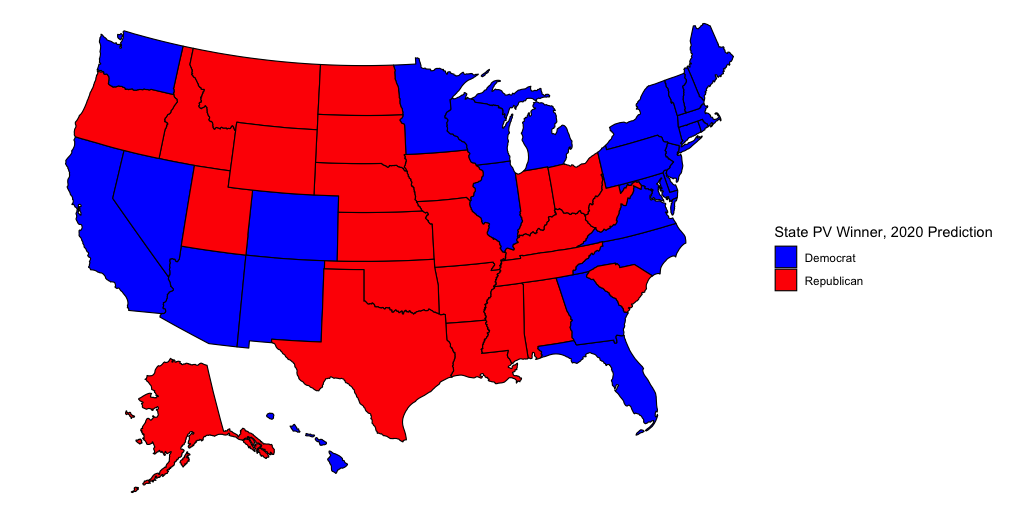

Source code (R):
library(tidyverse)
library(ggplot2)
library(usmap)


#####------------------------------------------------------#
##### Read and merge data ####
#####------------------------------------------------------#

# Load in data
pvstate_df    <- read_csv("popvote_bystate_1948-2016.csv")
economy_df    <- read_csv("econ.csv")
pollstate_df  <- read_csv("pollavg_bystate_1968-2016.csv")
vep_df <- read_csv("vep_1980-2016.csv")
demographics <- read_csv("demographic_1990-2018.csv") %>%
  rename(total_pop=total) %>%
  group_by(state) %>% 
  mutate(chg_Female = ifelse(year != 1992, Female - lag(Female, n=4), Female - lag(Female, n=2)),
         chg_Black = ifelse(year != 1992, Black - lag(Black, n=4), Black - lag(Black, n=2)),
         chg_Asian = ifelse(year != 1992, Asian - lag(Asian, n=4), Asian - lag(Asian, n=2)),
         chg_Hispanic = ifelse(year != 1992, Hispanic - lag(Hispanic, n=4), Hispanic - lag(Hispanic, n=2)),
         chg_White = ifelse(year != 1992, White - lag(White, n=4), White - lag(White, n=2)),
         chg_Indigenous = ifelse(year != 1992, Indigenous - lag(Indigenous, n=4), Indigenous - lag(Indigenous, n=2)),
         chg_20 = ifelse(year != 1992, age20 - lag(age20, n=4), age20 - lag(age20, n=2)),
         chg_3045 = ifelse(year != 1992, age3045 - lag(age3045, n=4), age3045 - lag(age3045, n=2)),
         chg_65 = ifelse(year != 1992, age65 - lag(age65, n=4), age65 - lag(age65, n=2))
         ) %>%
  ungroup()

# Change names for states in demographic database
demographics$state <- state.name[match(demographics$state, state.abb)]

demographics$state <- replace_na(demographics$state, "District of Columbia") 

# Create a merged dataset
poll_pvstate_df <- pvstate_df %>%
  inner_join(
    pollstate_df %>% 
      filter(weeks_left > 5, weeks_left < 24) %>%
      group_by(year, party, state) %>%
      summarize(avg_poll = mean(avg_poll))
  ) %>%
  left_join(vep_df) %>%
  left_join(demographics, by = c("state", "year")) %>%
  filter(year > 1989) %>%
  mutate(region = ifelse(
    state %in% c("Alabama", "Mississippi", "Tennessee", "Arkansas", "Louisiana", "Oklahoma", "Kentucky", "West Virginia"), "Core_South",
    ifelse(state %in% c("Florida", "Georgia", "Texas", "North Carolina", "South Carolina", "Arizona", "New Mexico", "Nevada"), "Sun_Belt",
    ifelse(state %in% c("Virginia", "Maryland", "Delaware", "New Jersey", "New York", "Connecticut", "Rhode Island", "Vermont", "Maine", "District of Columbia", "Massachusetts"), "North_East",
    ifelse(state %in% c("New Hampshire", "Pennsylvania", "Ohio", "Michigan", "Wisconsin", "Minnesota", "Iowa"), "Midwest_Swing",
    ifelse(state %in% c("Indiana", "Kansas", "Nebraska", "South Dakota", "North Dakota", "Illinois", "Missouri"), "Midwest_Stable",
    ifelse(state %in% c("Colorado","Montana", "Idaho", "Wyoming", "Alaska", "Utah"), "Rocky_Mountain",
    ifelse(state %in% c("Hawaii", "Washington", "Oregon", "California"), "West_Coast", "error"
    )))))))
  )

# I put New Hampshire with the Midwestern swing states because it seemed like a
# better fit than putting it with the Northeastern states

#####------------------------------------------------------#
##### Create dataframes and lists for later use ####
#####------------------------------------------------------#

# Create empty lists/data.frames to store output
state_forecast <- list()
VEP <- list()

# Load in 2020 polls
polls_2020 <- read.csv("polls_2020.csv") %>%
  filter(answer %in% c("Biden", "Trump")) %>% 
  filter(!grepl("19$", start_date)) %>% 
  mutate(start_date = as.Date(start_date, "%m/%d/%y")) %>% 
  filter(start_date >= as.Date.character("2020-04-01")) %>% 
  group_by(answer, state) %>% 
  summarise(avg_poll = mean(pct)) %>%
  ungroup()

# Load in 2016 polls
polls_2016 <- read.csv("polls_2016.csv") %>%
  filter(!grepl("15$", startdate)) %>% 
  mutate(startdate = as.Date(startdate, "%m/%d/%Y")) %>% 
  filter(startdate >= as.Date.character("2016-06-01")) %>% 
  filter(startdate < as.Date.character("2016-09-20")) %>%
  group_by(state) %>% 
  summarise(rawpoll_clinton = mean(rawpoll_clinton), rawpoll_trump = mean(rawpoll_trump))

# Remove special districts and states that cause issues in the model
states <- polls_2020 %>% 
  filter(!state %in% c("", "Nebraska CD-1", "Nebraska CD-2", "Maine CD-1", "Maine CD-2")) 
state_list <- unique(states$state)


#####------------------------------------------------------#
##### Adding in missing polling data ####
#####------------------------------------------------------#

# Create a place to store results
missing <- list()

# Gather names of states with no late-stage 2020 polling data
missing_states <- c("District of Columbia", "Wyoming", "North Dakota", "South Dakota", "Nebraska", "Illinois", "West Virginia", "Rhode Island")

# Create df of Biden polls
polls_d_2020 <- polls_2020 %>%
  filter(answer == "Biden", !state %in% c("", "Maine CD-1", "Maine CD-2", "Nebraska CD-1", "Nebraska CD-2")) 

# Create df of Trump polls
polls_r_2020 <- polls_2020 %>%
  filter(answer == "Trump", !state %in% c("", "Maine CD-1", "Maine CD-2", "Nebraska CD-1", "Nebraska CD-2"))

for(s in missing_states){
  
  # Create dataframe of past Democratic polls
  s_avg_d <- poll_pvstate_df %>%
    filter(state == s, party == "democrat") %>% 
    select(year, s_poll_d = avg_poll, party) 
  
  # Create dataframe of past Republican polls
  s_avg_r <- poll_pvstate_df %>%
    filter(state == s, party == "republican") %>% 
    select(year, s_poll_r = avg_poll, party) 
  
  # Remove Democratic results for states with no 2020 polling data
  poll_missing_d <- poll_pvstate_df %>%
    left_join(s_avg_d, by = c("year", "party"), copy=TRUE) %>%
    filter(state != s, party == "democrat") %>%
    filter(state %in% state_list)
  
  # Remove Republican results for states with no 2020 polling data 
  poll_missing_r <- poll_pvstate_df %>%
    left_join(s_avg_r, by = c("year", "party"), copy=TRUE) %>%
    filter(state != s, party == "republican") %>%
    filter(state %in% state_list) 
  
  # Create model to predict how Biden would poll in missing states
  d_poll <- glm(cbind(s_poll_d, 100-s_poll_d) ~ avg_poll*state, 
                poll_missing_d, family = binomial) 
  
  # Create model to predict how Trump would poll in missing states
  r_poll <- glm(cbind(s_poll_r, 100-s_poll_r) ~ avg_poll*state, 
                poll_missing_r, family = binomial) 
  
  # Predict polling data for missing states
  missing[[s]]$Rvote <- predict(r_poll, newdata=data.frame(avg_poll = polls_r_2020$avg_poll, state=polls_r_2020$state), se=T, type="response")
  missing[[s]]$Dvote <- predict(d_poll, newdata=data.frame(avg_poll = polls_d_2020$avg_poll, state=polls_d_2020$state), se=T, type="response")
  
  # Take average of results
  missing[[s]]$Rpoll <- sum(missing[[s]][["Rvote"]][["fit"]])/40
  missing[[s]]$Dpoll <- sum(missing[[s]][["Dvote"]][["fit"]])/40
  
  # Add polling values to polls_2020 df
  polls_2020 <- polls_2020 %>%
    add_row(answer="Biden", state=s, avg_poll = missing[[s]]$Dpoll) %>%
    add_row(answer="Trump", state=s, avg_poll = missing[[s]]$Rpoll)
}

# Prep data for inputting
states <- polls_2020 %>% 
  filter(!state %in% c("", "Nebraska CD-1", "Nebraska CD-2", "Maine CD-1", "Maine CD-2")) 
state_list <- unique(states$state)
state_means <- as.data.frame(state_list) %>%
  add_column(r_vote = NA, d_vote = NA)

#####------------------------------------------------------#
##### Create training data ####
#####------------------------------------------------------#

# Choose year to leave out
leaveout_yr <-2000

# Create Democratic training data
dem_train <- poll_pvstate_df %>%
  filter(party=="democrat") %>%
  filter(year != leaveout_yr)

# Create Democratic test data
dem_test <- poll_pvstate_df %>%
  filter(party=="democrat") %>%
  anti_join(dem_train, by = c("state", "year"))

# Create Republican trainiing data
rep_train <- poll_pvstate_df %>%
  filter(party=="republican") %>%
  filter(year != leaveout_yr)

# Create Republican test data
rep_test <- poll_pvstate_df %>%
  filter(party=="republican") %>%
  anti_join(dem_train, by = c("state", "year"))

#####------------------------------------------------------#
##### Model 1: Demographics ####
#####------------------------------------------------------#

# Create predictive model for Biden
big_model_d <- glm(cbind(D, VEP-D) ~ avg_poll + avg_poll*state + Black + Hispanic + Indigenous + Asian + age3045 + age20 + age65 + chg_3045*region + chg_Hispanic*region + chg_65*region + chg_20*region + chg_Black*region + chg_Asian*region + chg_Indigenous*region, 
                                 dem_train, family = binomial) 

# Create predictive model for Trump
big_model_r <- glm(cbind(R, VEP-R) ~ avg_poll + avg_poll*state + Black + Hispanic + Indigenous + Asian + age3045 + age20 + age65 + chg_3045*region + chg_Hispanic*region + chg_65*region + chg_20*region + chg_Black*region + chg_Asian*region + chg_Indigenous*region, 
                   rep_train, family = binomial) 

# Generate standard error for Democratic candidates
std_error_dem <- coef(summary(big_model_d))[, "Std. Error"]

# Generate standard error for Republican candidates
std_error_rep <- coef(summary(big_model_r))[, "Std. Error"]

# Generate results for each state
for (s in state_list) {
  
  # Polling averages for Biden from given state
  biden_raw_vote <- polls_2020 %>%
    filter(state == s, answer == "Biden")
  
  # Polling averages for Trump from given state
  trump_raw_vote <- polls_2020 %>%
    filter(state == s, answer == "Trump")
  
  # Approximate 2020 demographics with 2018 stats
  demograph_2018 <- demographics %>%
    filter(year == "2018", state == `s`)
  
  # Get each state's name
  region_df <- poll_pvstate_df %>%
    filter(state == `s`)

  # Feed in latest polling data to predict Biden/Trump votes in given state
  state_forecast[[s]]$new_prob_Rvote <- predict(big_model_r, newdata = data.frame(avg_poll=trump_raw_vote[[3]], chg_Female=demograph_2018$chg_Female[[1]], Asian=demograph_2018$Asian[[1]], chg_Asian=demograph_2018$chg_Asian[[1]], chg_Black=demograph_2018$chg_Black[[1]], chg_Indigenous=demograph_2018$chg_Indigenous[[1]], Black=demograph_2018$Black[[1]],  chg_Hispanic=demograph_2018$chg_Hispanic[[1]], Hispanic=demograph_2018$Hispanic[[1]], chg_White=demograph_2018$chg_White[[1]], White=demograph_2018$White[[1]], Indigenous=demograph_2018$Indigenous[[1]], chg_65=demograph_2018$chg_65[[1]], state=region_df$state[[1]], region=region_df$region[[1]], Female=demograph_2018$Female[[1]], chg_3045=demograph_2018$chg_3045[[1]], chg_20=demograph_2018$chg_20[[1]], age3045=demograph_2018$age3045[[1]],age4565=demograph_2018$age4565[[1]],age65=demograph_2018$age65[[1]],age20=demograph_2018$age20[[1]], incumbent_party="R", incumbent_candidate="yes"), se=T, type="response")
  state_forecast[[s]]$new_prob_Dvote <- predict(big_model_d, newdata = data.frame(avg_poll=biden_raw_vote[[3]], chg_Female=demograph_2018$chg_Female[[1]], Asian=demograph_2018$Asian[[1]], chg_Asian=demograph_2018$chg_Asian[[1]], chg_Black=demograph_2018$chg_Black[[1]], chg_Indigenous=demograph_2018$chg_Indigenous[[1]], Black=demograph_2018$Black[[1]], chg_Hispanic=demograph_2018$chg_Hispanic[[1]], Hispanic=demograph_2018$Hispanic[[1]], chg_White=demograph_2018$chg_White[[1]], White=demograph_2018$White[[1]], Indigenous=demograph_2018$Indigenous[[1]], chg_65=demograph_2018$chg_65[[1]], state=region_df$state[[1]], region=region_df$region[[1]], Female=demograph_2018$Female[[1]], chg_3045=demograph_2018$chg_3045[[1]], chg_20=demograph_2018$chg_20[[1]], age3045=demograph_2018$age3045[[1]],age4565=demograph_2018$age4565[[1]],age65=demograph_2018$age65[[1]],age20=demograph_2018$age20[[1]], incumbent_party="R", incumbent_candidate="yes"), se=T, type="response")

  # Get Voting eligible population for given state
  VEP[[s]] <- as.integer(vep_df$VEP[vep_df$state == s & vep_df$year == 2016])
  
  # Generate standard error for each state
  error_r <- ifelse(s != "Alabama", std_error_rep[[2]] + std_error_rep[[paste0("avg_poll:state",s)]], std_error_rep[[2]])
  error_d <- ifelse(s != "Alabama", std_error_dem[[2]] + std_error_dem[[paste0("avg_poll:state",s)]], std_error_dem[[2]])
  
  # Generate 10000 simulations
  state_forecast[[s]]$new_sim_Rvotes <- rbinom(n = 10000, size = VEP[[s]], prob = rnorm(10000, mean=state_forecast[[s]]$new_prob_Rvote[[1]], sd=error_r))
  state_forecast[[s]]$new_sim_Dvotes <- rbinom(n = 10000, size = VEP[[s]], prob = rnorm(10000, mean=state_forecast[[s]]$new_prob_Dvote[[1]], sd=error_d))
  
  # Generate candidate mean vote share
  state_means[`s` == state_list, "r_vote"] <- mean(state_forecast[[s]]$new_sim_Rvotes, na.rm=TRUE)
  state_means[`s` == state_list, "d_vote"] <- mean(state_forecast[[s]]$new_sim_Dvotes, na.rm=TRUE)
  state_means[`s` == state_list, "r_sd"] <- sd(state_forecast[[s]]$new_sim_Rvotes, na.rm=TRUE)
  state_means[`s` == state_list, "d_sd"] <- sd(state_forecast[[s]]$new_sim_Dvotes, na.rm=TRUE)
}

# Record winner of each state
state_means <- state_means %>%
  mutate(margin = (r_vote - d_vote)/(r_vote + d_vote)) %>%
  mutate("state" = state_list, "value" = margin) %>%
  mutate(value2 = ifelse(r_vote > d_vote,"Republican","Democrat"))

# Plot map of results
plot_usmap(data = state_means, regions = "states", values = "value2") +
  scale_fill_manual(values = c("blue", "red"), name = "State PV Winner, 2020 Prediction") +
  theme_void()

#####------------------------------------------------------#
##### Get national popular vote and confidence interval
#####------------------------------------------------------#

pop_vote <- state_means %>%
  summarize(r_vote=sum(r_vote), d_vote=sum(d_vote), r_sd=sum(r_sd), d_sd=sum(d_sd))

# Create Republican and Democratic variables
r <- pop_vote$r_vote
d <- pop_vote$d_vote

# Get Biden's national popular vote share
100*d/(r+d)

# Get Trump's national popular vote share
100*r/(r+d)

# Get Biden confidence interval
biden_ci <- c(d - 1.96*pop_vote$d_sd, d + 1.96*pop_vote$d_sd)
biden_ci

# Get Trump confidence interval
trump_ci <- c(r - 1.96*pop_vote$r_sd, r + 1.96*pop_vote$r_sd)
trump_ci

#####------------------------------------------------------#
##### Testing the model with test data (out-of-sample validation)
#####------------------------------------------------------#

# Generate results for each state
for (s in state_list) {
  
  # Get GOP results for state
  rep_small <- rep_test %>%
    filter(state == s)
  
  # Get Dem results for state
  dem_small <- dem_test %>%
    filter(state == s)
  
  # Feed in latest polling data to predict Biden/Trump votes in given state
  state_forecast[[s]]$new_prob_Rvote <- predict(big_model_r, newdata = data.frame(avg_poll=rep_small$avg_poll[[1]], chg_Female=rep_small$chg_Female[[1]], Asian=rep_small$Asian[[1]], chg_Asian=rep_small$chg_Asian[[1]], chg_Black=rep_small$chg_Black[[1]], chg_Indigenous=rep_small$chg_Indigenous[[1]], Black=rep_small$Black[[1]],  chg_Hispanic=rep_small$chg_Hispanic[[1]], Hispanic=rep_small$Hispanic[[1]], chg_White=rep_small$chg_White[[1]], White=rep_small$White[[1]], Indigenous=rep_small$Indigenous[[1]], chg_65=rep_small$chg_65[[1]], state=rep_small$state[[1]], region=rep_small$region[[1]], Female=rep_small$Female[[1]], chg_3045=rep_small$chg_3045[[1]], chg_20=rep_small$chg_20[[1]], age3045=rep_small$age3045[[1]],age4565=rep_small$age4565[[1]],age65=rep_small$age65[[1]],age20=rep_small$age20[[1]]), se=T, type="response")
  state_forecast[[s]]$new_prob_Dvote <- predict(big_model_d, newdata = data.frame(avg_poll=dem_small$avg_poll[[1]], chg_Female=dem_small$chg_Female[[1]], Asian=dem_small$Asian[[1]], chg_Asian=dem_small$chg_Asian[[1]], chg_Black=dem_small$chg_Black[[1]], chg_Indigenous=dem_small$chg_Indigenous[[1]], Black=dem_small$Black[[1]],  chg_Hispanic=dem_small$chg_Hispanic[[1]], Hispanic=dem_small$Hispanic[[1]], chg_White=dem_small$chg_White[[1]], White=dem_small$White[[1]], Indigenous=dem_small$Indigenous[[1]], chg_65=dem_small$chg_65[[1]], state=dem_small$state[[1]], region=dem_small$region[[1]], Female=dem_small$Female[[1]], chg_3045=dem_small$chg_3045[[1]], chg_20=dem_small$chg_20[[1]], age3045=dem_small$age3045[[1]],age4565=dem_small$age4565[[1]],age65=dem_small$age65[[1]],age20=dem_small$age20[[1]]), se=T, type="response")
  
  # Get Voting eligible population for given state
  VEP[[s]] <- as.integer(vep_df$VEP[vep_df$state == s & vep_df$year == 2000])
  
  # Generate standard error for each state
  error_r <- ifelse(s != "Alabama", std_error_rep[[2]] + std_error_rep[[paste0("avg_poll:state",s)]], std_error_rep[[2]])
  error_d <- ifelse(s != "Alabama", std_error_dem[[2]] + std_error_dem[[paste0("avg_poll:state",s)]], std_error_dem[[2]])
  
  # Generate 10000 simulations
  state_forecast[[s]]$new_sim_Rvotes <- rbinom(n = 10000, size = VEP[[s]], prob = rnorm(10000, mean=state_forecast[[s]]$new_prob_Rvote[[1]], sd=error_r))
  state_forecast[[s]]$new_sim_Dvotes <- rbinom(n = 10000, size = VEP[[s]], prob = rnorm(10000, mean=state_forecast[[s]]$new_prob_Dvote[[1]], sd=error_d))
  
  # Generate candidate mean vote share
  state_means[`s` == state_list, "r_vote_test"] <- mean(state_forecast[[s]]$new_sim_Rvotes, na.rm=TRUE)
  state_means[`s` == state_list, "d_vote_test"] <- mean(state_forecast[[s]]$new_sim_Dvotes, na.rm=TRUE)
  state_means[`s` == state_list, "r_sd_test"] <- sd(state_forecast[[s]]$new_sim_Rvotes, na.rm=TRUE)
  state_means[`s` == state_list, "d_sd_test"] <- sd(state_forecast[[s]]$new_sim_Dvotes, na.rm=TRUE)
}

# Record winner of each state
state_means <- state_means %>%
  mutate(margin_test = (r_vote_test - d_vote_test)/(r_vote_test + d_vote_test)) %>%
  mutate("state" = state_list, "value" = margin_test) %>%
  mutate(win_test = ifelse(r_vote_test > d_vote_test,"Republican","Democrat"))

# Plot map of results
plot_usmap(data = state_means, regions = "states", values = "win_test") +
  scale_fill_manual(values = c("blue", "red"), name = "State PV Winner, OOS Prediction (2000)") +
  theme_void()

### 2000 popular vote

# Get 2000 popular vote
pop_vote_2000 <- state_means %>%
  summarize(r_vote_test=sum(r_vote_test), d_vote_test=sum(d_vote_test), r_sd_test=sum(r_sd_test), d_sd_test=sum(d_sd_test))

# Create Republican and Democratic variables
r_00 <- pop_vote_2000$r_vote_test
d_00 <- pop_vote_2000$d_vote_test

# Get Gore's national popular vote share
100*d_00/(r_00+d_00)

# Get Bush's 2000 national popular vote share
100*r_00/(r_00+d_00)

# Get Gore confidence interval
gore_ci <- c(d_00 - 1.96*pop_vote_2000$d_sd_test, d_00 + 1.96*pop_vote_2000$d_sd_test)
gore_ci

# Get Bush confidence interval
bush_ci <- c(r_00 - 1.96*pop_vote_2000$r_sd_test, r_00 + 1.96*pop_vote_2000$r_sd_test)
bush_ci

#####------------------------------------------------------#
##### Testing the model with 2016 data (in-sample validation)
#####------------------------------------------------------#

# Create a place to store output
forecast_2016 <- list()

# Generate results for each state
for (s in state_list) {
  
  # Polling averages for Clinton and Trump from given state
  raw_2016 <- polls_2016 %>%
    filter(state == s)
  
  # Polling averages for Trump from given state
  trump_raw_2016 <- polls_2016 %>%
    filter(state == s)
  
  # Select 2016 demographic stats
  demograph_2016 <- demographics %>%
    filter(year == "2016", state == `s`)
  
  # Get each state's name
  region_df <- poll_pvstate_df %>%
    filter(state == `s`)
  
  # Feed in latest polling data to predict Clinton/Trump votes in given state
  forecast_2016[[s]]$new_prob_Rvote <- predict(big_model_r, newdata = data.frame(avg_poll=raw_2016$rawpoll_trump[[1]], Asian=demograph_2016$Asian[[1]], Black=demograph_2016$Black[[1]], Hispanic=demograph_2016$Hispanic[[1]], chg_Hispanic=demograph_2016$chg_Hispanic[[1]], chg_Female=demograph_2016$chg_Female[[1]], chg_Black=demograph_2016$chg_Black[[1]], chg_Asian=demograph_2016$chg_Asian[[1]], chg_Indigenous=demograph_2016$chg_Indigenous[[1]], White=demograph_2016$White[[1]],Indigenous=demograph_2016$Indigenous[[1]], state=region_df$state[[1]], region=region_df$region[[1]], Female=demograph_2016$Female[[1]], age3045=demograph_2016$age3045[[1]], age4565=demograph_2016$age4565[[1]], age20=demograph_2016$age20[[1]], age65=demograph_2016$age65[[1]], chg_3045=demograph_2016$chg_3045[[1]],chg_65=demograph_2016$chg_65[[1]],chg_20=demograph_2016$chg_20[[1]], incumbent_party="D", incumbent_candidate="no"), se=T, type="response")
  forecast_2016[[s]]$new_prob_Dvote <- predict(big_model_d, newdata = data.frame(avg_poll=raw_2016$rawpoll_clinton[[1]], Asian=demograph_2016$Asian[[1]], Black=demograph_2016$Black[[1]], Hispanic=demograph_2016$Hispanic[[1]], chg_Hispanic=demograph_2016$chg_Hispanic[[1]], chg_Female=demograph_2016$chg_Female[[1]], chg_Black=demograph_2016$chg_Black[[1]], chg_Asian=demograph_2016$chg_Asian[[1]], chg_Indigenous=demograph_2016$chg_Indigenous[[1]], White=demograph_2016$White[[1]], Indigenous=demograph_2016$Indigenous[[1]], state=region_df$state[[1]], region=region_df$region[[1]], Female=demograph_2016$Female[[1]], age3045=demograph_2016$age3045[[1]], age4565=demograph_2016$age4565[[1]], age20=demograph_2016$age20[[1]], age65=demograph_2016$age65[[1]], chg_3045=demograph_2016$chg_3045[[1]],chg_65=demograph_2016$chg_65[[1]],chg_20=demograph_2016$chg_20[[1]], incumbent_party="D", incumbent_candidate="no"), se=T, type="response")
  
  # Get Voting eligible population for given state
  VEP[[s]] <- as.integer(vep_df$VEP[vep_df$state == s & vep_df$year == 2016])
  
  # Generate standard error for each state
  error_r <- ifelse(s != "Alabama", std_error_rep[[2]] + std_error_rep[[paste0("avg_poll:state",s)]], std_error_rep[[2]])
  error_d <- ifelse(s != "Alabama", std_error_dem[[2]] + std_error_dem[[paste0("avg_poll:state",s)]], std_error_dem[[2]])
  
  # Generate 10000 simulations
  forecast_2016[[s]]$new_sim_Rvotes <- rbinom(n = 10000, size = VEP[[s]], prob = rnorm(10000, mean=forecast_2016[[s]]$new_prob_Rvote[[1]], sd=error_r))
  forecast_2016[[s]]$new_sim_Dvotes <- rbinom(n = 10000, size = VEP[[s]], prob = rnorm(10000, mean=forecast_2016[[s]]$new_prob_Dvote[[1]], sd=error_d))
  
  # Generate candidate mean vote share
  state_means[`s` == state_list, "r_vote_2016"] <- mean(forecast_2016[[s]]$new_sim_Rvotes, na.rm=TRUE)
  state_means[`s` == state_list, "d_vote_2016"] <- mean(forecast_2016[[s]]$new_sim_Dvotes, na.rm=TRUE)
  state_means[`s` == state_list, "r_sd_2016"] <- sd(forecast_2016[[s]]$new_sim_Rvotes, na.rm=TRUE)
  state_means[`s` == state_list, "d_sd_2016"] <- sd(forecast_2016[[s]]$new_sim_Dvotes, na.rm=TRUE)
}

# Record winner of each state
state_means <- state_means %>%
  mutate(margin_2016 = (r_vote_2016 - d_vote_2016)/(r_vote_2016 + d_vote_2016)) %>%
  mutate("state" = state_list, "value" = margin_2016) %>%
  mutate(winner_2016 = ifelse(r_vote_2016 > d_vote_2016,"Republican","Democrat"))

# Create map of results
plot_usmap(data = state_means, regions = "states", values = "winner_2016") +
  scale_fill_manual(values = c("blue", "red"), name = "State PV Winner, 2016 Prediction") +
  theme_void()

### 2016 popular vote

# Get 2016 popular vote
pop_vote_2016 <- state_means %>%
  summarize(r_vote_2016=sum(r_vote_2016), d_vote_2016=sum(d_vote_2016), r_sd_2016=sum(r_sd_2016), d_sd_2016=sum(d_sd_2016))

# Create Republican and Democratic variables
r_16 <- pop_vote_2016$r_vote
d_16 <- pop_vote_2016$d_vote

# Get Clinton's national popular vote share
100*d_16/(r_16+d_16)

# Get Trump's 2016 national popular vote share
100*r_16/(r_16+d_16)

# Get Clinton confidence interval
clinton_ci <- c(d_16 - 1.96*pop_vote_2016$d_sd_2016, d_16 + 1.96*pop_vote_2016$d_sd_2016)
clinton_ci

# Get Trump confidence interval
trump_16_ci <- c(r_16 - 1.96*pop_vote_2016$r_sd_2016, r_16 + 1.96*pop_vote_2016$r_sd_2016)
trump_16_ci
